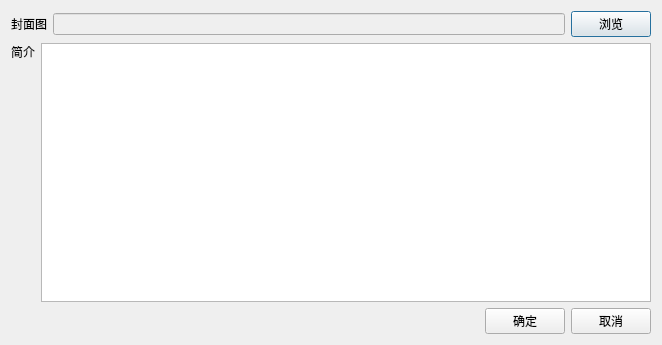
<?xml version="1.0" encoding="UTF-8"?>
<ui version="4.0">
 <class>IntroDialog</class>
 <widget class="QDialog" name="IntroDialog">
  <property name="geometry">
   <rect>
    <x>0</x>
    <y>0</y>
    <width>662</width>
    <height>345</height>
   </rect>
  </property>
  <property name="windowTitle">
   <string>Dialog</string>
  </property>
  <layout class="QVBoxLayout" name="verticalLayout_2">
   <item>
    <layout class="QHBoxLayout" name="horizontalLayout_2">
     <item>
      <widget class="QLabel" name="label">
       <property name="text">
        <string>封面图</string>
       </property>
      </widget>
     </item>
     <item>
      <widget class="QLineEdit" name="lineEdit">
       <property name="enabled">
        <bool>false</bool>
       </property>
      </widget>
     </item>
     <item>
      <widget class="QPushButton" name="pushButton">
       <property name="text">
        <string>浏览</string>
       </property>
      </widget>
     </item>
    </layout>
   </item>
   <item>
    <layout class="QHBoxLayout" name="horizontalLayout">
     <item>
      <layout class="QVBoxLayout" name="verticalLayout">
       <item>
        <widget class="QLabel" name="label_2">
         <property name="text">
          <string>简介</string>
         </property>
        </widget>
       </item>
       <item>
        <spacer name="verticalSpacer">
         <property name="orientation">
          <enum>Qt::Vertical</enum>
         </property>
         <property name="sizeHint" stdset="0">
          <size>
           <width>20</width>
           <height>40</height>
          </size>
         </property>
        </spacer>
       </item>
      </layout>
     </item>
     <item>
      <widget class="QTextEdit" name="textEdit"/>
     </item>
    </layout>
   </item>
   <item>
    <layout class="QHBoxLayout" name="horizontalLayout_3">
     <item>
      <spacer name="horizontalSpacer">
       <property name="orientation">
        <enum>Qt::Horizontal</enum>
       </property>
       <property name="sizeHint" stdset="0">
        <size>
         <width>40</width>
         <height>20</height>
        </size>
       </property>
      </spacer>
     </item>
     <item>
      <widget class="QPushButton" name="pushButton_2">
       <property name="text">
        <string>确定</string>
       </property>
      </widget>
     </item>
     <item>
      <widget class="QPushButton" name="pushButton_3">
       <property name="text">
        <string>取消</string>
       </property>
      </widget>
     </item>
    </layout>
   </item>
  </layout>
 </widget>
 <resources/>
 <connections/>
</ui>
